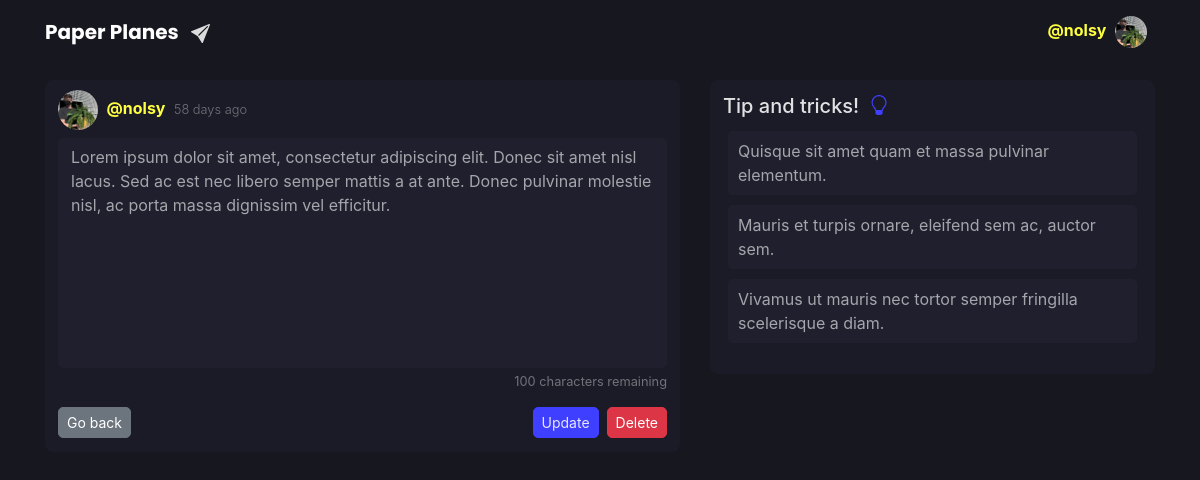
Page /post/3/edit (signed in) on the committed database.
### application/models.py (models this page shows, shortened)
class User(db.Model, UserMixin):
    id = db.Column(db.Integer, primary_key=True)
    username = db.Column(db.String(8), unique=True, nullable=False)
    email = db.Column(db.String(254), unique=True, nullable=False)
    image_file = db.Column(db.String(20), nullable=False,
                           default='default.jpg')
    password = db.Column(db.String(60), nullable=False)
    date_joined = db.Column(db.DateTime, nullable=False,
                            default=datetime.utcnow)
    posts = db.relationship('Post', backref='author', lazy=True)

class Post(db.Model):
    id = db.Column(db.Integer, primary_key=True)
    content = db.Column(db.Text(300), nullable=False)
    date_posted = db.Column(db.DateTime, nullable=False,
                            default=datetime.utcnow)
    edited = db.Column(db.Boolean, nullable=False, default=False)
    user_id = db.Column(db.Integer, db.ForeignKey('user.id'), nullable=False)

### application/post.py (the view)
@blueprint.route("/<int:post_id>/edit", methods=['GET', 'POST'])
@login_required
def edit_post(post_id):
    post = Post.query.get_or_404(post_id)
    chars_remaining = CHAR_LIMIT - len(post.content)
    if post.author != current_user:
        abort(403)
    form = PostForm()
    if form.validate_on_submit():
        post.content = form.content.data
        post.edited = True
        db.session.commit()
        flash("Your post has been updated!", 'success')
        return redirect(url_for('routes.index'))
    elif request.method == 'GET':
        form.content.data = post.content
    return render_template('edit_post.html', title='Edit Post', form=form, post=post, elapsed_time=elapsed_time, chars_remaining=chars_remaining)

### application/forms.py
class PostForm(FlaskForm):
    content = TextAreaField('Content', validators=[
                            DataRequired(), Length(max=300)])
    submit = SubmitField('Send it!')

### application/templates/edit_post.html (shortened to what this page needs)
{% extends "base.html" %}
{% block content %}
<article class="media content-section">
    <div class="w-100">
        <img class="rounded-circle article-img" src="{{ url_for('static', filename='profile_pics/' + post.author.image_file) }}">
        <span class="mr-1 secondary-colour font-weight-bold">@{{ post.author.username }}</span>
        <small class="font-weight-light">{{ elapsed_time(post) }}</small>
        <form method="POST">
            <fieldset class="form-group">
                <div class="form-group mb-0 mt-2">
                    {% if form.content.errors %}
                    {{ form.content(class="form-control dark-form is-invalid input-form", rows="9", style="resize: none;", onkeyup="countChar(this, 300)", maxlength="300", autofocus=true) }}
                    {% else %}
                    {{ form.content(class="form-control dark-form input-form", rows="9", style="resize: none;", onkeyup="countChar(this, 300)", maxlength="300", autofocus=true, onfocus="var temp_value=this.value; this.value=''; this.value=temp_value") }}
                    {% endif %}
                    {% if chars_remaining == 1 %}
                    <small class="float-right mt-1" id="charNum">{{chars_remaining}} character remaining</small>
                    {% else %}
                    <small class="float-right mt-1" id="charNum">{{chars_remaining}} characters remaining</small>
                    {% endif %}
                </div>
            </fieldset>
            <div class="form-group mb-1">
                <button type="button" class="btn btn-secondary btn-sm inner-radius" onclick="history.back(-1)">Go back</button>
                <button type="button" class="btn btn-danger btn-sm ml-2 float-right inner-radius" data-toggle="modal" data-target="#deleteModal">Delete</button>
                {{form.submit(class="btn button input-button btn-sm float-right", value="Update") }}
            </div>
        </form>
    </div>
</article>
{% endblock content %}
{% block sidebar %}
<div class="col-md-5 d-none d-sm-block">
    <div class="content-section">
        <div class="align-middle mt-1">
            <h5 class="heading-title">Tip and tricks!</h5>
        </div>
        <ul class="list-group">
            <a href="#">
                <li class="sidebar-list d-flex justify-content-between align-items-center">
                    Quisque sit amet quam et massa pulvinar elementum.
                </li>
            </a>
            <a href="#">
                <li class="sidebar-list d-flex justify-content-between align-items-center">
                    Mauris et turpis ornare, eleifend sem ac, auctor sem.
                </li>
            </a>
            <a href="#">
                <li class="sidebar-list d-flex justify-content-between align-items-center">
                    Vivamus ut mauris nec tortor semper fringilla scelerisque a diam.
                </li>
            </a>
        </ul>
    </div>
</div>
{% endblock sidebar %}

### application/templates/base.html (shortened to what this page needs)
<!DOCTYPE html>
<html lang="en">
<head>
  <link rel=" stylesheet" href="https://stackpath.bootstrapcdn.com/bootstrap/4.3.1/css/bootstrap.min.css" />
  <link rel="stylesheet" href="/static/CSS/style.css" />
</head>
<header>
  <nav class="navbar navbar-expand-md navbar-dark nav-dark">
    <div class="container">
      <a class="navbar-brand mr-4 font-weight-bold" href="{{ url_for('routes.index') }}" id="nav-heading">
        Paper Planes
      </a>
      <div class="collapse navbar-collapse" id="navbarToggle">
        <div class="navbar-nav">
          {% if current_user.is_authenticated %}
          <li class="nav-item dropdown d-none d-md-block">
            <a class="nav-link" href="#" id="navbarDropdown" role="button" data-toggle="dropdown" aria-haspopup="true" aria-expanded="false">
              <span class="secondary-colour font-weight-bold">@{{current_user.username}}</span>
              <img class="rounded-circle profile-icon" src="{{ url_for('static', filename='profile_pics/' + current_user.image_file) }}">
            </a>
          </li>
          {% endif %}
        </div>
      </div>
    </div>
  </nav>
</header>
<body>
  <main role="main" class="container container-main">
    <div class="row justify-content-center">
      <div class="col-md-7">
        {% block content %}
        {% endblock content %}
      </div>
      {% block sidebar %}
      {% endblock sidebar %}
    </div>
  </main>
</body>
</html>

### application/static/CSS/style.css (style rules this page uses)
:root { --primary: #3f3fff; --secondary: #ffff3f; --background: #17171f; --component: #1b1b27; --surface: #1f1f2e; --soft-primary: #7171ff; --high-emphasis: rgb(255, 255, 255, 0.87); --medium-emphasis: rgb(255, 255, 255, 0.60); --disable: rgb(255, 255, 255, 0.38); --outer-radius: 8px; --inner-radius: 5px; --hover-opacity: 0.90; }
#nav-heading { font-family: 'Poppins', sans-serif; }
body { background: var(--background); }
.container-main { margin-top: 1rem; }
h1, h2, h3, h4, h5, h6 { color: var(--high-emphasis); }
small { color: var(--disable); }
.nav-dark { background-color: var(--background); }
.content-section { background: var(--component); padding: 10px 13px; border-radius: var(--outer-radius); margin-bottom: 17px; }
.sidebar-list { padding: 8px 10px; margin: 5px; border-radius: var(--inner-radius); list-style-type: none; color: var(--medium-emphasis); background-color: var(--surface); }
.input-form { border-radius: var(--inner-radius); }
.input-button { border-radius: var(--inner-radius); background-color: var(--primary); border-color: var(--primary); color: var(--high-emphasis); }
.heading-title { margin-right: 5px; display: inline-block; }
fieldset div { color: var(--high-emphasis); }
.dark-form, .dark-form:focus { background-color: var(--surface); border-color: var(--surface); color: var(--medium-emphasis); }
.article-img { height: 40px; width: 40px; margin-right: 4px; }
.profile-icon { height: 32px; width: 32px; margin-left: 4px; }
.inner-radius { border-radius: var(--inner-radius); }
.secondary-colour { color: var(--secondary); }

### rows in the picture
User: username "nolsy", image_file (picture), author.username "nolsy"
Post: date_posted "58 days ago", content "Lorem ipsum dolor sit amet, consectetur adipiscing elit. Donec sit amet nisl lacus. Sed ac est nec libero semper mattis a at ante. Donec pulvinar molestie nisl, ac porta massa dignissim vel efficitur."

### other values in the picture
{{ chars_remaining }} "100"
